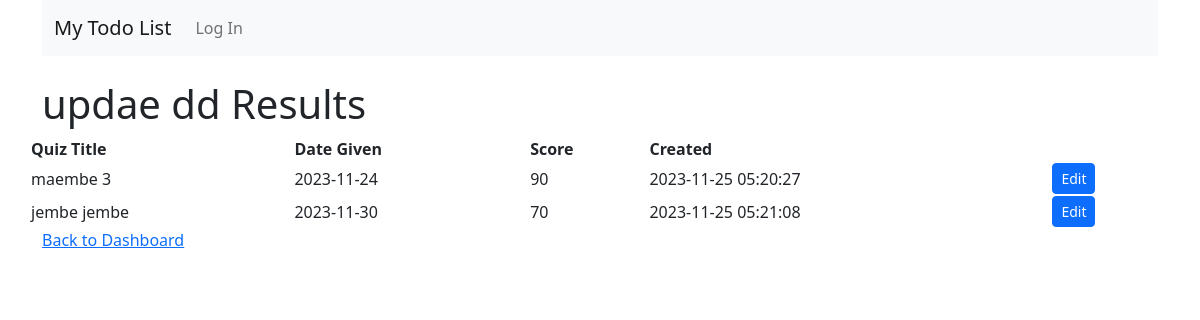
Screenshot of /student/1 with the database file from the repository.
### tables this page shows
CREATE TABLE Students(
    id INTEGER PRIMARY KEY AUTOINCREMENT,    
    created TIMESTAMP NOT NULL DEFAULT CURRENT_TIMESTAMP,
    firstname TEXT NOT NULL,
    lastname TEXT NOT NULL
    

    -- FOREIGN KEY (user_id) REFERENCES user (id)
);

CREATE TABLE Results(
    id INTEGER PRIMARY KEY AUTOINCREMENT,
    student_id INTEGER NOT NULL,
    quiz_id INTEGER NOT NULL,
    score INTEGER NOT NULL,
    created TIMESTAMP NOT NULL DEFAULT CURRENT_TIMESTAMP,
    
    -- complete BOOLEAN NOT NULL DEFAULT FALSE,

    FOREIGN KEY (student_id) REFERENCES Students (id),
    FOREIGN KEY (quiz_id) REFERENCES Quizes (id)
);

CREATE TABLE Quizes(
    id INTEGER PRIMARY KEY AUTOINCREMENT,
    -- user_id INTEGER NOT NULL,
    created TIMESTAMP NOT NULL DEFAULT CURRENT_TIMESTAMP,
    title TEXT NOT NULL,
    questions TEXT NOT NULL,
    date_given DATE NOT NULL
    -- complete BOOLEAN NOT NULL DEFAULT FALSE,

    -- FOREIGN KEY (user_id) REFERENCES user (id)
);

### class_app.py (the view)
@bp.route("/student/<int:id>")
def view_student_results(id):
    student_results = get_student_results(id)
    if student_results["student"] is None:
        abort(404, f"Student id {id} doesn't exist.")
    return render_template("class/student_results.html", **student_results)

### auth.py (called while the page is built)
@bp.before_app_request
def load_logged_in_user():
    user_id = session.get("user_id")
    if user_id is None:
        g.user = None
    else:
        g.user = (
            get_db().execute("SELECT * FROM user WHERE id = ?", (user_id,)).fetchone()
        )

### class_app.py (called while the page is built)
def get_student_results(student_id):
    student = (
        get_db()
        .execute(
            "SELECT id, firstname, lastname FROM Students WHERE id = ?",
            (student_id,),
        )
        .fetchone()
    )
    results = (
        get_db()
        .execute(
            "SELECT r.id, q.title, q.date_given, r.score, r.created"
            " FROM Results r JOIN Quizes q ON r.quiz_id = q.id"
            " WHERE r.student_id = ?",
            (student_id,),
        )
        .fetchall()
    )
    return {"student": student, "results": results}

### db.py (called while the page is built)
def get_db():
    if "db" not in g:
        g.db = sqlite3.connect(
            current_app.config["DATABASE"], detect_types=sqlite3.PARSE_DECLTYPES
        )
        g.db.row_factory = sqlite3.Row
    return g.db

### templates/class/student_results.html
{% extends 'base.html' %}
{% block content %}
<div class="container">
  <div class="row mt-3 pt-2">
     <h1>{{ student.firstname }} {{ student.lastname }} Results</h1>
    {% if results %}
        <table>
            <thead>
                <tr>
                    <th>Quiz Title</th>
                    <th>Date Given</th>
                    <th>Score</th>
                    <th>Created</th>
                    <th></th>
                </tr>
            </thead>
            <tbody>
                {% for result in results %}
                    <tr>
                        <td>{{ result.title }}</td>
                        <td>{{ result.date_given }}</td>
                        <td>{{ result.score }}</td>
                        <td>{{ result.created }}</td>
                        <td><a class="btn btn-sm btn-primary" href="{{ url_for('class_app.update_results', id=result['id']) }}">Edit</a></td>
                    </tr>
                {% endfor %}
            </tbody>
        </table>
    {% else %}
        <p>No quiz results available for {{ student.firstname }} {{ student.lastname }}.</p>
    {% endif %}
    <a href="{{ url_for('class_app.index') }}">Back to Dashboard</a>
  </div>
</div>
{% endblock %}

### rows the page displays
Students: firstname "updae", lastname "dd"
Results: title "maembe 3", date_given "2023-11-24", score "90", created "2023-11-25 05:20:27"
Results: title "jembe jembe", date_given "2023-11-30", score "70", created "2023-11-25 05:21:08"
